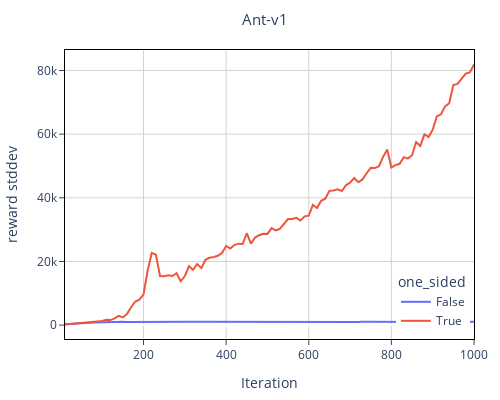
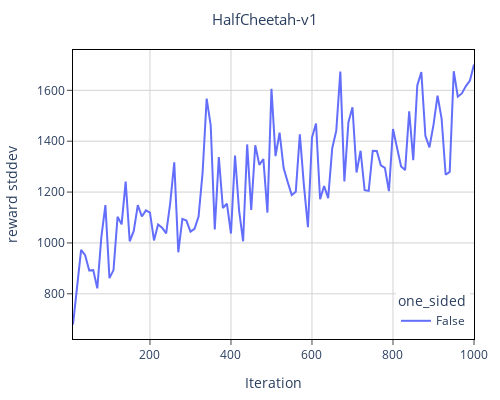
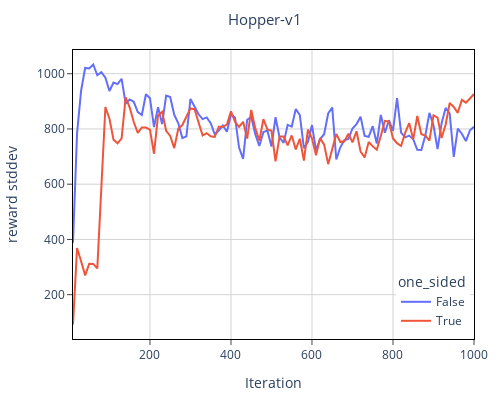
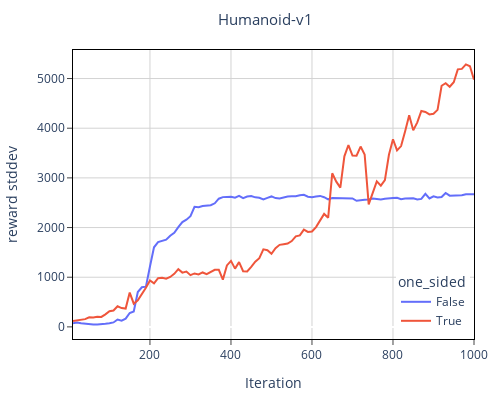

These figures' notebook cell, in order:
### Code cell
for env_name, df in std1.groupby("task"):
    fig = px.line(data_frame=df, x="Iteration", y="AverageReward", color="one_sided")
    update_layout(fig, env_name.replace("Safety","").replace("Velocity", ""), "Iteration", "reward stddev", row=1, col=1, upkwargs=dict(width=500, height=400))
    fig.show()
